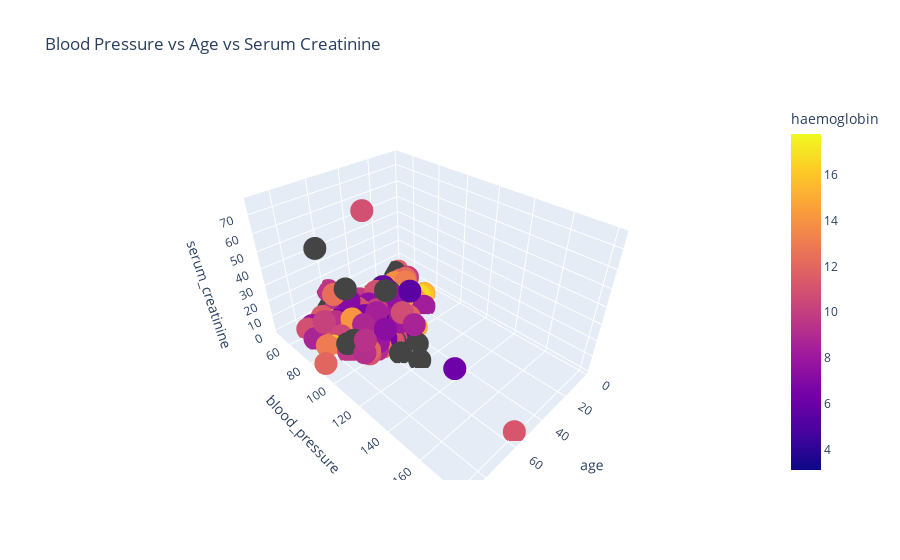

Source (notebook cell):
### Code cell
fig = px.scatter_3d(df, x= "age", y="blood_pressure", z="serum_creatinine", color="haemoglobin", title = "Blood Pressure vs Age vs Serum Creatinine")
fig.show()

### Figure 1 — Plotly figure (JSON) as saved in the notebook; plotly's stock layout.template omitted (floating-point values rounded to 4 significant figures; data arrays with more than 128 entries replaced by an {"elided": "..."} marker saying what was removed)
{"data": [{"hovertemplate": "age=%{x}<br>blood_pressure=%{y}<br>serum_creatinine=%{z}<br>haemoglobin=%{marker.color}<extra></extra>", "legendgroup": "", "marker": {"color": {"elided": "400 float values"}, "coloraxis": "coloraxis", "symbol": "circle"}, "mode": "markers", "name": "", "scene": "scene", "showlegend": false, "type": "scatter3d", "x": {"elided": "400 float values"}, "y": {"elided": "400 float values"}, "z": {"elided": "400 float values"}}], "layout": {"coloraxis": {"colorbar": {"title": {"text": "haemoglobin"}}, "colorscale": [[0, "#0d0887"], [0.1111, "#46039f"], [0.2222, "#7201a8"], [0.3333, "#9c179e"], [0.4444, "#bd3786"], [0.5556, "#d8576b"], [0.6667, "#ed7953"], [0.7778, "#fb9f3a"], [0.8889, "#fdca26"], [1, "#f0f921"]]}, "legend": {"tracegroupgap": 0}, "scene": {"domain": {"x": [0, 1], "y": [0, 1]}, "xaxis": {"title": {"text": "age"}}, "yaxis": {"title": {"text": "blood_pressure"}}, "zaxis": {"title": {"text": "serum_creatinine"}}}, "title": {"text": "Blood Pressure vs Age vs Serum Creatinine"}}}
